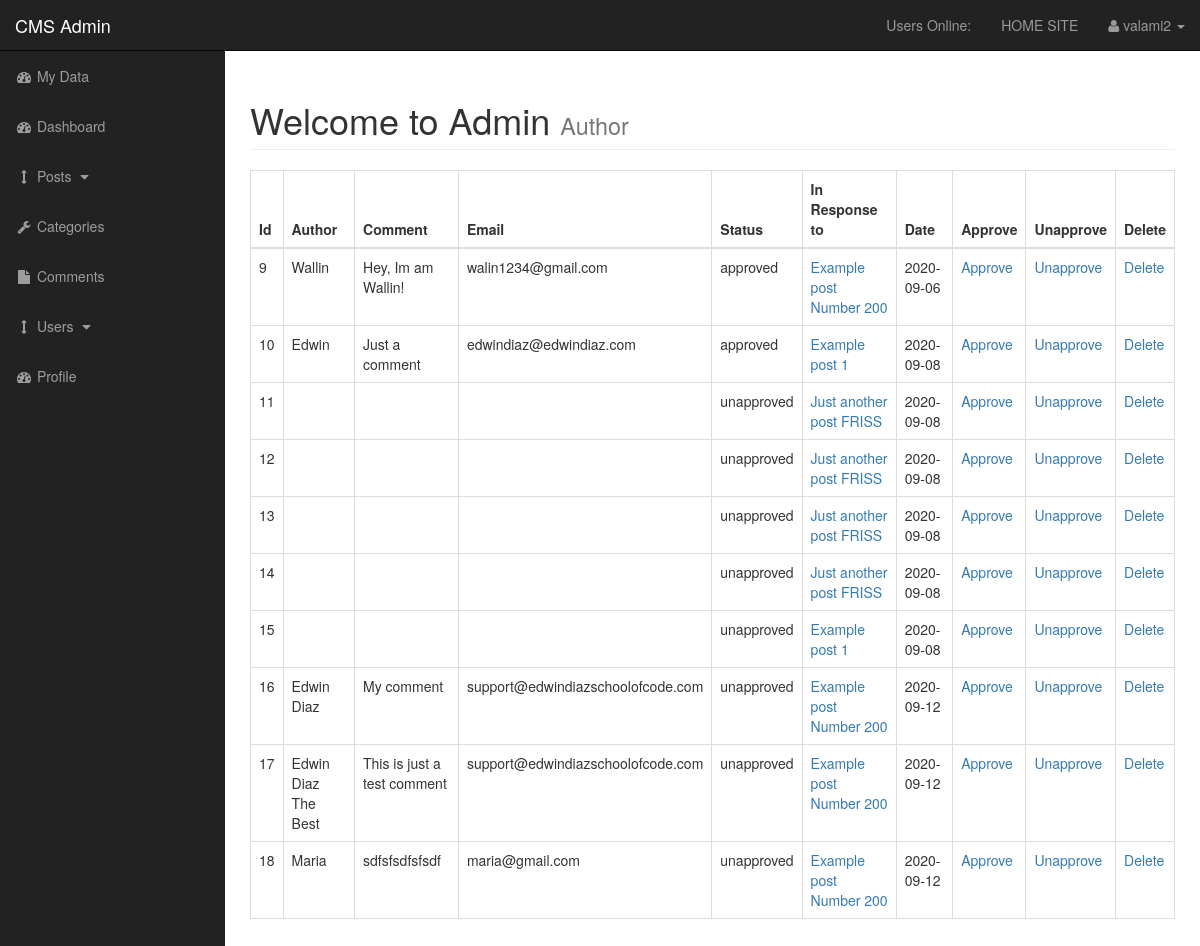
Screenshot of /admin/comments.php (signed in) with the database file from the repository.
### tables this page shows
CREATE TABLE `comments` (
  `comment_id` int(3) NOT NULL,
  `comment_post_id` int(3) NOT NULL,
  `comment_author` varchar(255) NOT NULL,
  `comment_email` varchar(255) NOT NULL,
  `comment_content` text NOT NULL,
  `comment_status` varchar(255) NOT NULL,
  `comment_date` date NOT NULL
);

CREATE TABLE `posts` (
  `post_id` int(3) NOT NULL,
  `post_category_id` int(3) NOT NULL,
  `user_id` int(11) NOT NULL,
  `post_title` varchar(255) NOT NULL,
  `post_author` varchar(255) NOT NULL,
  `post_user` varchar(255) NOT NULL,
  `post_date` date NOT NULL,
  `post_image` text NOT NULL,
  `post_content` text NOT NULL,
  `post_tags` varchar(255) NOT NULL,
  `post_comment_count` int(11) NOT NULL,
  `post_status` varchar(255) NOT NULL DEFAULT 'draft',
  `post_views_count` int(11) NOT NULL,
  `likes` int(11) NOT NULL
);

### admin/includes/view_all_comments.php (the view, shortened to what this page needs)
<table class="table table-bordered table-hover">
        <thead>
            <tr>
                <th>Id</th>
                <th>Author</th>
                <th>Comment</th>
                <th>Email</th>
                <th>Status</th>
                <th>In Response to</th>
                <th>Date</th>
                <th>Approve</th>
                <th>Unapprove</th>
                <th>Delete</th>
            </tr>
        </thead>
        <tbody>
            <?php
                $query = "SELECT * FROM comments";
                $select_comments = mysqli_query($connection, $query);
                while ($row = mysqli_fetch_assoc($select_comments)) {
                    $comment_id = $row['comment_id'];
                    $comment_post_id = $row['comment_post_id'];
                    $comment_author = $row['comment_author'];
                    $comment_content = $row['comment_content'];
                    $comment_email = $row['comment_email'];
                    $comment_status = $row['comment_status'];
                    $comment_date = $row['comment_date'];
                    echo "<tr>";
                        echo "<td>$comment_id</td>";
                        echo "<td>$comment_author</td>";
                        echo "<td>$comment_content</td>";
                        echo "<td>$comment_email</td>";
                        echo "<td>$comment_status</td>";
                        $query = "SELECT * FROM posts WHERE post_id = $comment_post_id";
                        $select_post_id_query = mysqli_query($connection,$query);
                        while($row = mysqli_fetch_assoc($select_post_id_query)) {
                            $post_id = $row['post_id'];
                            $post_title = $row['post_title'];
                            echo "<td><a href='../post.php?p_id=$post_id'>$post_title</a></td>";
                        }
                        echo "<td>$comment_date</td>";
                        echo "<td><a href='comments.php?approve=$comment_id'>Approve</a></td>";
                        echo "<td><a href='comments.php?unapprove=$comment_id'>Unapprove</a></td>";
                        echo "<td><a href='comments.php?delete=$comment_id'>Delete</a></td>";
                    echo "</tr>";
                }
            ?>
        </tbody>
    </table>

### admin/css/sb-admin.css (style rules this page uses)
body { margin-top: 100px; background-color: #222; }
@media (min-width:768px) { body { margin-top: 50px; } }

### rows the page displays
comments: comment_id "9", comment_author "Wallin", comment_content "Hey, Im am Wallin!", comment_email "walin1234@gmail.com", comment_status "approved", comment_date "2020-09-06"
posts: post_title "Example post Number 200"
comments: comment_id "10", comment_author "Edwin", comment_content "Just a comment", comment_email "edwindiaz@edwindiaz.com", comment_status "approved", comment_date "2020-09-08"
posts: post_title "Example post 1"
comments: comment_id "11", comment_status "unapproved", comment_date "2020-09-08"
posts: post_title "Just another post FRISS"
comments: comment_id "12", comment_status "unapproved", comment_date "2020-09-08"
comments: comment_id "13", comment_status "unapproved", comment_date "2020-09-08"
comments: comment_id "14", comment_status "unapproved", comment_date "2020-09-08"
comments: comment_id "15", comment_status "unapproved", comment_date "2020-09-08"
comments: comment_id "16", comment_author "Edwin Diaz", comment_content "My comment", comment_email "support@edwindiazschoolofcode.com", comment_status "unapproved", comment_date "2020-09-12"
comments: comment_id "17", comment_author "Edwin Diaz The Best", comment_content "This is just a test comment", comment_email "support@edwindiazschoolofcode.com", comment_status "unapproved", comment_date "2020-09-12"
comments: comment_id "18", comment_author "Maria", comment_content "sdfsfsdfsfsdf", comment_email "maria@gmail.com", comment_status "unapproved", comment_date "2020-09-12"

### other values shown
$_SESSION['username'] "valami2"
